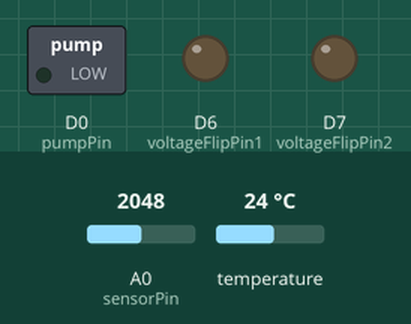
Bench run of a sketch on a simulated Particle Photon. On the bench: switched loads named in the sketch (green lamp = pin HIGH), output pins drawn as LEDs (lit = HIGH). Inputs (shaded band) come from the test bench; at power-on: A0 (sensorPin) = 2048, temperature 24 °C.

Above: at 8.0 s.
At 16.5 s:
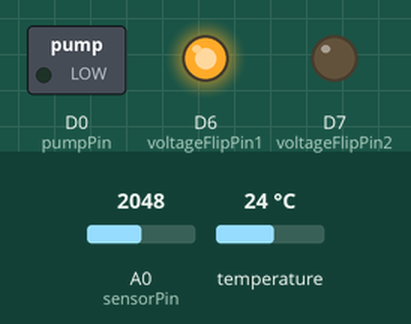
Timing chart, 0 to 23.2 s (numbered marks = the images above):
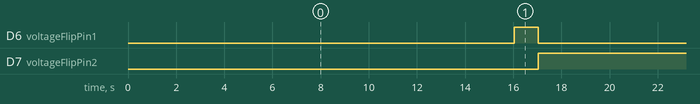

Measured:
- by itself, D6 (voltageFlipPin1): alternates HIGH for 1.0 s and LOW for 16.8 s
- by itself, D7 (voltageFlipPin2): alternates HIGH for 16.8 s and LOW for 1.0 s

The sketch:

temperature.ino
```cpp
#include "DS18B20.h"
#include "OneWire.h"
#define voltageFlipPin1 D6
#define voltageFlipPin2 D7
#define sensorPin A0
#define pumpPin D0

DS18B20 ds18b20 = DS18B20(D2);
char szInfo[64];
double temp = 0.0;
int moisture = 0;

unsigned long lastloop = 0;
int flipTimer = 500;
unsigned long pumpDuration = 30000;
unsigned long waterTurnedOn = 0;

void setup() {
  Serial1.begin(9600);
  pinMode(voltageFlipPin1, OUTPUT);
  pinMode(voltageFlipPin2, OUTPUT);
  pinMode(sensorPin, INPUT);
  pinMode(pumpPin, OUTPUT);

  Spark.variable("tempstring", szInfo, STRING);
  Spark.variable("temp", &temp, DOUBLE);
  Spark.variable("moisture", &moisture, INT);

  Spark.function("water", water);

  lastloop = millis();
}

void loop() {
  if (shouldTurnPumpOff()) turnPumpOff();

  if ((millis() - lastloop) < 15000) return;

  if(!ds18b20.search()){
    Serial1.println("No more addresses.");
    Serial1.println();
    ds18b20.resetsearch();
    delay(250);

    return;
  }

  float celsius = ds18b20.getTemperature();
  float fahrenheit = ds18b20.convertToFahrenheit(celsius);

  sprintf(szInfo, "Temperature: %2.2f Celsius, %2.2f Fahrenheit (Chip Name: %s)", celsius, fahrenheit, ds18b20.getChipName());

  temp = (double)(fahrenheit);
  Spark.publish("temp", (String)temp, 60, PRIVATE);

  moisture = getMoisture();
  Spark.publish("moisture", (String)moisture, 60, PRIVATE);

  lastloop = millis();
}

int water(String)
{
  digitalWrite(pumpPin, HIGH);
  waterTurnedOn = millis();

  return 1;
}

void turnPumpOff() {
  digitalWrite(pumpPin, LOW);
  waterTurnedOn = 0;
}

bool shouldTurnPumpOff() {
  if (waterTurnedOn == 0) return false;
  return (millis() - waterTurnedOn > pumpDuration);
}

int getMoisture() {
  setSensorPolarity(true);
  delay(flipTimer);
  int val1 = analogRead(sensorPin);
  delay(flipTimer);
  setSensorPolarity(false);
  delay(flipTimer);
  // invert the reading
  int val2 = 4095 - analogRead(sensorPin);
  int avg = (val1 + val2) / 2;

  return avg;
}

void setSensorPolarity(boolean flip){
  if(flip){
    digitalWrite(voltageFlipPin1, HIGH);
    digitalWrite(voltageFlipPin2, LOW);
  }else{
    digitalWrite(voltageFlipPin1, LOW);
    digitalWrite(voltageFlipPin2, HIGH);
  }
}
```

DS18B20.cpp
```cpp
#include "DS18B20.h"

DS18B20::DS18B20(uint16_t pin){
    ds = new OneWire(pin);
}

boolean DS18B20::search(){
    boolean isSuccess =  ds->search(addr);

    if(isSuccess){
        chiptype = addr[0];

        switch (addr[0]) {
            case 0x10:      sprintf(szName, "DS18S20");     type_s = 1;     break;
            case 0x28:      sprintf(szName, "DS18B20");     type_s = 0;     break;
            case 0x22:      sprintf(szName, "DS1822");      type_s = 0;     break;
            default:        sprintf(szName, "Unknown");     type_s = 0;     break;
        }
    }

    return isSuccess;
}

void DS18B20::resetsearch(){
    ds->reset_search();
}

void DS18B20::getROM(char szROM[]){
    sprintf(szROM, "%X %X %X %X %X %X %X %X", addr[0], addr[1], addr[2], addr[3], addr[4], addr[5], addr[6], addr[7]);
}

byte DS18B20::getChipType(){
    return chiptype;
}

char* DS18B20::getChipName(){
    return szName;
}

float DS18B20::getTemperature(){
    ds->reset();
    ds->select(addr);
    ds->write(0x44, 1);        // start conversion, with parasite power on at the end

    delay(1000);     // maybe 750ms is enough, maybe not
    // we might do a ds.depower() here, but the reset will take care of it.

    ds->reset();
    ds->select(addr);
    ds->write(0xBE);         // Read Scratchpad

    for (int i = 0; i < 9; i++) {           // we need 9 bytes
        data[i] = ds->read();
    }

    // Convert the data to actual temperature
    // because the result is a 16 bit signed integer, it should
    // be stored to an "int16_t" type, which is always 16 bits
    // even when compiled on a 32 bit processor.
    int16_t raw = (data[1] << 8) | data[0];

    if (type_s) {
        raw = raw << 3; // 9 bit resolution default
        if (data[7] == 0x10) {
            // "count remain" gives full 12 bit resolution
            raw = (raw & 0xFFF0) + 12 - data[6];
        }
    } else {
        byte cfg = (data[4] & 0x60);
        // at lower res, the low bits are undefined, so let's zero them
        if (cfg == 0x00) raw = raw & ~7;  // 9 bit resolution, 93.75 ms
        else if (cfg == 0x20) raw = raw & ~3; // 10 bit res, 187.5 ms
        else if (cfg == 0x40) raw = raw & ~1; // 11 bit res, 375 ms
        //// default is 12 bit resolution, 750 ms conversion time
    }

    return (float)raw / 16.0;
}

float DS18B20::convertToFahrenheit(float celsius){
    return celsius * 1.8 + 32.0;
}
```

DS18B20.h
```cpp
#include "OneWire.h"
#include "application.h"

#define MAX_NAME 8

class DS18B20{
private:
    OneWire* ds;
    byte data[12];
    byte addr[8];
    byte type_s;
    byte chiptype;
    char szName[MAX_NAME];

public:
    DS18B20(uint16_t pin);

    boolean search();
    void resetsearch();
    void getROM(char szROM[]);
    byte getChipType();
    char* getChipName();
    float getTemperature();
    float convertToFahrenheit(float celsius);
};
```
